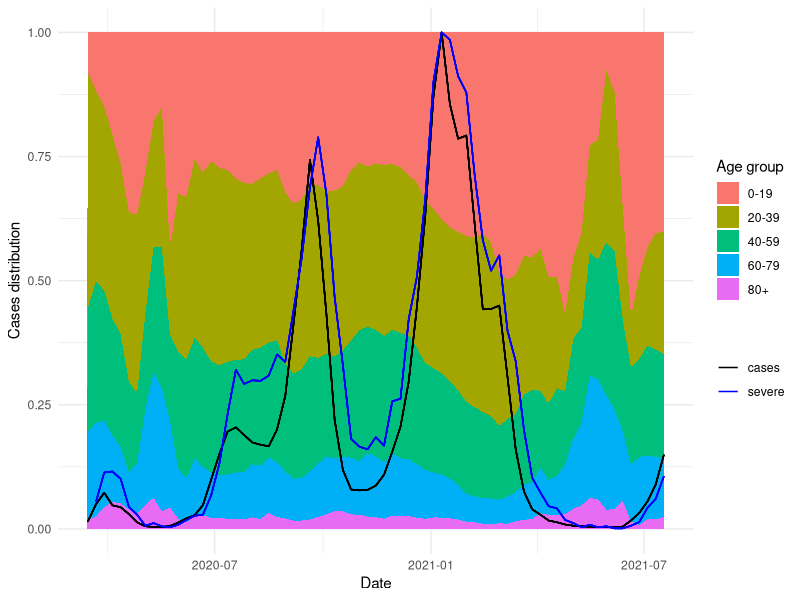
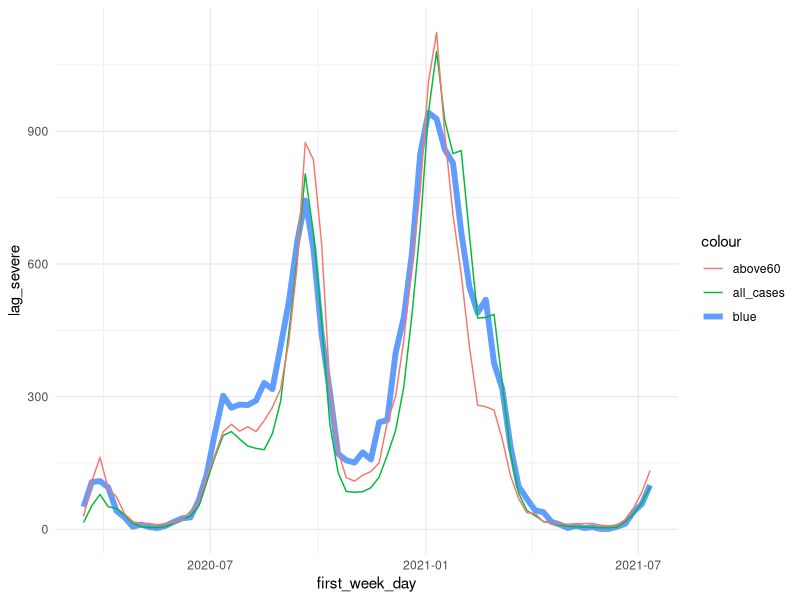

Source code (R) for these figures, in order:
## ---- chunk 1
library(tidyverse)
library(RColorBrewer)
library(readxl)
library(lmtest)
colors <- brewer.pal(4, "Dark2")

# Read hospitalization data to infer number of severe cases from the DB
hosp_data <- read_excel("corona_hospitalization_ver_00322.xlsx", col_names = c("Date", "Hospitalized_current", "Hospitalized_Female_perc", "Hospitalized_average_age", "Hospitalized_SD_age", "Ventilated_current", "Ventilated_Female_perc", "Ventilated_average_age", "Ventilated_SD_age", "Good_condition_current", "Good_condition_Female_perc", "Good_condition_average_age", "Good_condition_SD_age", "Fair_condition_current", "Fair_condition_Female_perc", "Fair_condition_average_age", "Fair_condition_SD_age", "Severe_condition_current", "Severe_condition_Female_perc", "Severe_condition_average_age", "Severe_condition_SD_age", "Severe_condition_total"), skip = 1, na = "<15")
hosp_data$Date <- as.Date(hosp_data$Date)
# Get the number of new severe per day (they use end of day) 
hosp_data <- mutate(hosp_data, severe_new = Severe_condition_total - lag(Severe_condition_total, 1))

# Read cases numbers
cases <- read_csv("corona_age_and_gender_ver_00120.csv", na = "<15")
cases$gender[cases$gender=="זכר"] = "M"
cases$gender[cases$gender=="נקבה"] = "F"
cases$gender[cases$gender=="לא ידוע"] = "U"
cases <- replace_na(cases, list(weekly_tests_num = 7.5, weekly_cases = 7.5, weekly_deceased = 7.5))
# Pivot the weekly cases of all genders to wider
cases_p <- group_by(cases, first_week_day, age_group) %>% summarize(weekly_cases = sum(weekly_cases)) %>% ungroup() %>% pivot_wider(id_cols = first_week_day, names_from = age_group, values_from = weekly_cases)
# Add new severe cases to the week
hosp_data$first_week_day <- as.Date(cut(hosp_data$Date, c(cases_p$first_week_day, as.Date(cases_p$first_week_day[nrow(cases_p)]+7))))

cases_p <- left_join(cases_p, select(hosp_data, first_week_day, severe_new) %>% group_by(first_week_day) %>% summarise_all(sum) %>% ungroup())
cases_p$lag_severe <- lead(cases_p$severe_new, 1)
cases_p$above_60 <- rowSums(cases_p[,11:15])
cases_p$above_20 <- rowSums(cases_p[,3:15])
cases_p$total_cases <- rowSums(cases_p[,2:15])
cases_p$new_wave <- cases_p$first_week_day >= as.Date("2021-05-01")

# Cases as proportion
cases <- cases %>% mutate(`Age group` = case_when(age_group == "0-19" ~ "0-19", age_group == "20-24" ~ "20-39", age_group == "25-29" ~ "20-39",
                                              age_group == "30-34" ~ "20-39", age_group == "35-39" ~ "20-39",
                                              age_group == "40-44" ~ "40-59", age_group == "45-49" ~ "40-59",
                                              age_group == "50-54" ~ "40-59", age_group == "55-59" ~ "40-59",
                                              age_group == "60-64" ~ "60-79", age_group == "65-69" ~ "60-79",
                                              age_group == "70-74" ~ "60-79", age_group == "75-79" ~ "60-79",
                                              age_group == "80+" ~ "80+"
                                              ))
cases <- filter(cases, !is.na(`Age group`))
cases_l <- group_by(cases, first_week_day, `Age group`) %>% summarize_at(vars(starts_with("weekly")), sum) %>% ungroup()
cases_norm <- group_by(cases_l, first_week_day) %>% mutate_at(vars(starts_with("weekly")), function(x) x/sum(x)) %>% ungroup()
cases_norm <- left_join(cases_norm, select(cases_p, first_week_day, total_cases, severe_new))

## ---- chunk 2
# Plot cases distribution
ggplot(cases_norm, aes(first_week_day, weekly_cases, fill = `Age group`)) + geom_area() +
  geom_line(aes(y = total_cases/max(total_cases), color="black")) +
  geom_line(aes(y=severe_new/max(severe_new, na.rm = T), color = "green")) + scale_color_manual(name="", values = c("black", "blue"), labels = c("cases", "severe")) + theme_minimal() + xlab("Date")+ ylab("Cases distribution")



## ---- chunk 3
lm1 <- lm(lag_severe ~ 0 + total_cases, cases_p)
lm6 <- lm(lag_severe ~ 0 + above_60, cases_p)
lm6t <- lm(lag_severe ~ 0 + above_60 + total_cases, cases_p)
lm6new <- lm(lag_severe ~ 0 + above_60:new_wave, cases_p)
lmtnew <- lm(lag_severe ~ 0 + total_cases:new_wave, cases_p)
lmall <- lm(lag_severe ~ 0 + above_60:new_wave + total_cases:new_wave, cases_p)


ggplot(cases_p[!is.na(cases_p$lag_severe),], aes(first_week_day, lag_severe, color = "blue")) + geom_line(size=2) +
  geom_line(aes(y = lm1$fitted.values, color = "all_cases")) +
  geom_line(aes(y = lm6$fitted.values, color = "above60")) +
#  geom_line(aes(y = lm6t$fitted.values, color = "above60_and_total")) +
#  geom_line(aes(y = lmall$fitted.values, color = "complete")) +
   theme_minimal()
# above 60 vs above60 + total
lrtest(lm6t, lm6)
# total vs above60+total
lrtest(lm6t, lm1)
# total vs total:newwave
lrtest(lmtnew,lm1)
# above60 vs above60:newwave
lrtest(lm6new, lm6)
# both vs both with new
lrtest(lmall, lm6t)
